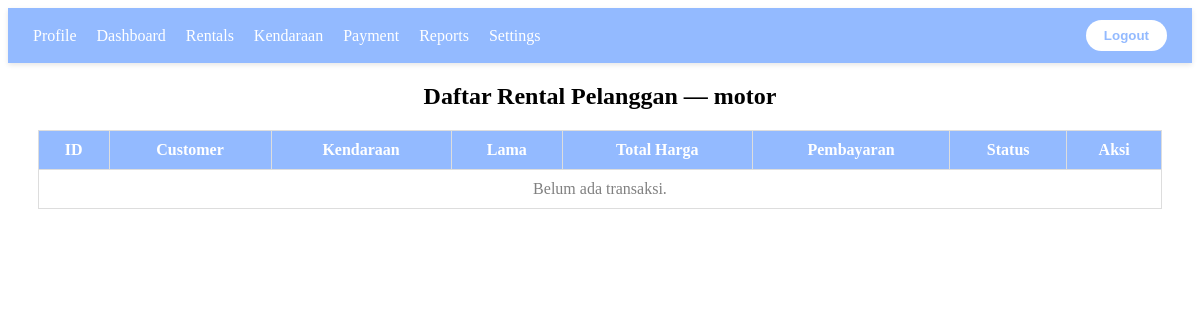
The page /public/mitra/rentals.php (signed in) on the database as committed earlier.
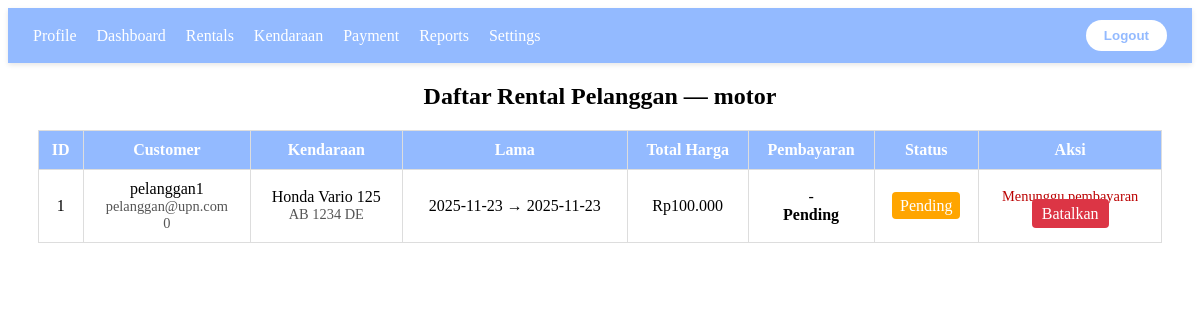
The same page on the database as committed later.
### tables this page shows
CREATE TABLE `transaksi` (
  `rental_id` int(11) NOT NULL,
  `id_customer` int(11) NOT NULL,
  `kendaraan_id` int(11) NOT NULL,
  `tanggal_mulai` date NOT NULL,
  `tanggal_selesai` date NOT NULL,
  `total_harga` decimal(12,2) NOT NULL,
  `status_rental` enum('pending','aktif','selesai','dibatalkan') DEFAULT 'pending'
);

CREATE TABLE `customer` (
  `id_customer` int(10) NOT NULL,
  `nama` varchar(20) DEFAULT NULL,
  `email` varchar(20) NOT NULL,
  `no_telepon` int(20) NOT NULL,
  `password` varchar(255) NOT NULL,
  `tanggal_daftar` date NOT NULL,
  `alamat` text NOT NULL
);

CREATE TABLE `kendaraan` (
  `kendaraan_id` int(11) NOT NULL,
  `id_mitra` int(11) NOT NULL,
  `jenis_kendaraan` enum('motor','mobil','lainnya') NOT NULL,
  `merk` varchar(100) NOT NULL,
  `model` varchar(100) NOT NULL,
  `tahun` year(4) DEFAULT NULL,
  `plat_nomor` varchar(20) NOT NULL,
  `harga_sewa_per_hari` decimal(10,2) NOT NULL,
  `status_kendaraan` enum('tersedia','disewa','maintenance') DEFAULT 'tersedia',
  `foto` longblob DEFAULT NULL
);

### app/kelola_logic.php (called while the page is built, shortened)
<?php
require_once __DIR__ . '/../config/koneksi.php';
class KelolaKendaraan {
    private $conn;
    public function __construct()
    {
        global $conn;
        $this->conn = $conn;
    }
public function getTransaksiByMitra($id_mitra)
{
    $sql = "SELECT t.*,
                   c.nama AS nama_customer,
                   c.email AS email_customer,
                   c.no_telepon,
                   k.merk, k.model, k.plat_nomor,
                   p.status_pembayaran,
                   p.metode_pembayaran
            FROM transaksi t
            JOIN customer c ON t.id_customer = c.id_customer
            JOIN kendaraan k ON t.kendaraan_id = k.kendaraan_id
            LEFT JOIN pembayaran p ON p.rental_id = t.rental_id
            WHERE k.id_mitra = ?
            ORDER BY t.rental_id DESC";
    $stmt = $this->conn->prepare($sql);
    $stmt->bind_param("i", $id_mitra);
    $stmt->execute();
    return $stmt->get_result()->fetch_all(MYSQLI_ASSOC);
}
}
?>

### public/mitra/rentals.php (the view, shortened to what this page needs)
<?php
require_once __DIR__ . '/../../app/auth.php';
require_once __DIR__ . '/../../app/kelola_logic.php';
$id_mitra = $_SESSION['id_mitra'];
$nama_mitra = $_SESSION['nama'];
$kelola = new KelolaKendaraan();
$dataTransaksi = $kelola->getTransaksiByMitra($id_mitra);
include_once __DIR__ . '/../navbar.php';
?>
<!DOCTYPE html>
<html>
<head>
</head>
<body>
<h2 style="text-align:center;">Daftar Rental Pelanggan — <?= htmlspecialchars($nama_mitra) ?></h2>
<table>
<tr>
    <th>ID</th>
    <th>Customer</th>
    <th>Kendaraan</th>
    <th>Lama</th>
    <th>Total Harga</th>
    <th>Pembayaran</th>
    <th>Status</th>
    <th>Aksi</th>
</tr>
<?php if (empty($dataTransaksi)): ?>
    <tr>
        <td colspan="8" style="text-align:center; color:gray;">Belum ada transaksi.</td>
    </tr>
<?php else: ?>
    <?php foreach ($dataTransaksi as $t): ?>
        <?php
            $pemb_status = $t['status_pembayaran'] ?? 'pending';
            $pemb_metode = $t['metode_pembayaran'] ?? '-';
        ?>
    <tr>
        <td><?= $t['rental_id'] ?></td>
        <td>
            <?= htmlspecialchars($t['nama_customer']) ?><br>
            <span class="small"><?= htmlspecialchars($t['email_customer'] ?? '') ?></span><br>
            <span class="small"><?= htmlspecialchars($t['no_telepon'] ?? '') ?></span>
        </td>
        <td>
            <?= htmlspecialchars($t['merk'] . ' ' . $t['model']) ?><br>
            <span class="small"><?= htmlspecialchars($t['plat_nomor']) ?></span>
        </td>
        <td>
            <?= htmlspecialchars($t['tanggal_mulai']) ?> → <?= htmlspecialchars($t['tanggal_selesai']) ?>
        </td>
        <td>Rp<?= number_format($t['total_harga'],0,',','.') ?></td>
        <td>
            <div><?= strtoupper($pemb_metode) ?></div>
            <div><strong><?= ucfirst($pemb_status) ?></strong></div>
        </td>
        <td>
            <?php
                $sr = $t['status_rental'];
                $cls = 'status-' . $sr;
            ?>
            <span class="<?= $cls ?>"><?= ucfirst($sr) ?></span>
        </td>
        <td>
            <?php if ($t['status_rental'] === 'pending'): ?>
                <?php if ($pemb_metode !== 'COD' && $pemb_status !== 'sukses'): ?>
                    <div class="small" style="color:#b00;">Menunggu pembayaran</div>
                <?php else: ?>
                    <a class="btn btn-acc" href="../../app/kelola_logic.php?action=update_rental&id=<?= $t['rental_id'] ?>&status=dijadwalkan"
                        onclick="return confirm('ACC transaksi ini? (status menjadi dijadwalkan)');"> ACC
                    </a>
                <?php endif; ?>
                <a class="btn btn-cancel" href="../../app/kelola_logic.php?action=update_rental&id=<?= $t['rental_id'] ?>&status=dibatalkan"
                   onclick="return confirm('Batalkan transaksi ini?')">Batalkan</a>
            <?php elseif ($t['status_rental'] === 'dijadwalkan'): ?>
                <div class="small">Dijadwalkan — akan aktif pada <?= htmlspecialchars($t['tanggal_mulai']) ?></div>
                <a class="btn btn-cancel" href="../../app/kelola_logic.php?action=update_rental&id=<?= $t['rental_id'] ?>&status=dibatalkan"
                   onclick="return confirm('Batalkan transaksi ini?')">Batalkan</a>
            <?php elseif ($t['status_rental'] === 'aktif'): ?>
                <a class="btn btn-done" href="../../app/kelola_logic.php?action=update_rental&id=<?= $t['rental_id'] ?>&status=selesai"
                   onclick="return confirm('Tandai rental ini selesai?')">Tandai Selesai</a>
            <?php elseif ($t['status_rental'] === 'selesai'): ?>
                <div class="small">Selesai</div>
            <?php else: ?>
                <div class="small"><?= htmlspecialchars($t['status_rental']) ?></div>
            <?php endif; ?>
        </td>
    </tr>
    <?php endforeach; ?>
<?php endif; ?>
</table>
</body>
</html>

Rows that differ between the two databases and show on the page:
added transaksi: rental_id "1", id_customer.nama "pelanggan1", id_customer.email "pelanggan@upn.com", id_customer.no_telepon "0", kendaraan.model "Honda Vario 125", kendaraan.plat_nomor "AB 1234 DE", tanggal_mulai "2025-11-23", tanggal_selesai "2025-11-23", total_harga "100.000", pemb_metode "-", pemb_status "Pending", status_rental "Pending"
Other text that changed with them:
text no longer shown: "Belum ada transaksi."
